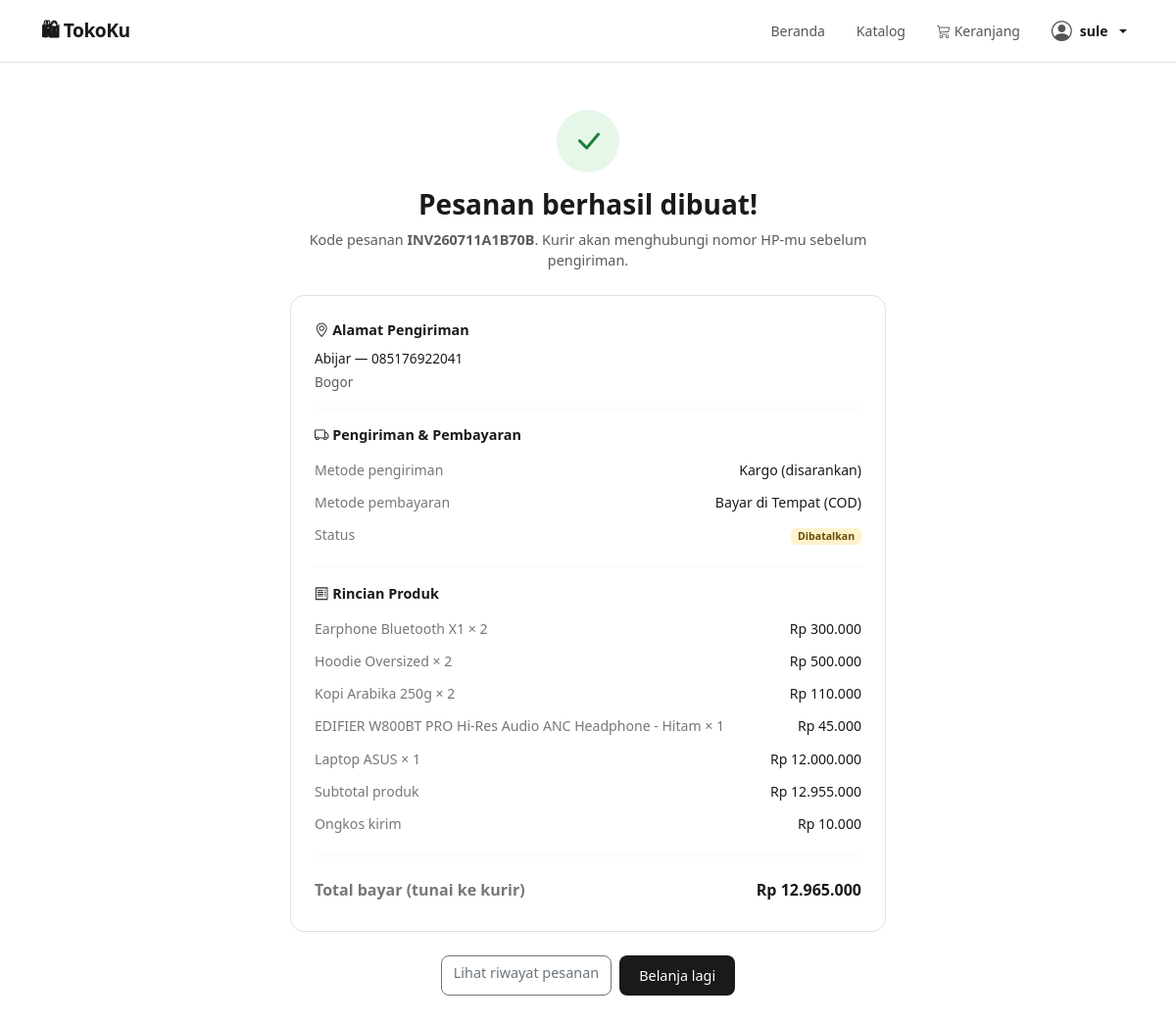
Screenshot of /pesanan_sukses.php?id=6 (signed in) with the database file from the repository.
### tables this page shows
CREATE TABLE `orders` (
  `id_order` int(11) NOT NULL,
  `id_user` int(11) NOT NULL,
  `kode_pesanan` varchar(20) NOT NULL,
  `nama_penerima` varchar(150) NOT NULL,
  `no_hp` varchar(25) NOT NULL,
  `alamat_pengiriman` text NOT NULL,
  `metode_pengiriman` varchar(30) NOT NULL,
  `label_pengiriman` varchar(100) NOT NULL,
  `ongkir` decimal(12,2) NOT NULL DEFAULT 0.00,
  `metode_pembayaran` varchar(20) NOT NULL DEFAULT 'COD',
  `catatan` text DEFAULT NULL,
  `subtotal_produk` decimal(12,2) NOT NULL DEFAULT 0.00,
  `total_bayar` decimal(12,2) NOT NULL DEFAULT 0.00,
  `status` varchar(30) NOT NULL DEFAULT 'Menunggu Konfirmasi',
  `created_at` datetime DEFAULT current_timestamp()
);

CREATE TABLE `order_items` (
  `id_item` int(11) NOT NULL,
  `id_order` int(11) NOT NULL,
  `id_produk` int(11) NOT NULL,
  `nama_produk` varchar(200) NOT NULL,
  `harga_satuan` decimal(12,2) NOT NULL,
  `qty` int(11) NOT NULL,
  `subtotal` decimal(12,2) NOT NULL
);

### includes/functions.php (called while the page is built, shortened)
<?php
function formatRupiah($angka) {
    return 'Rp ' . number_format($angka, 0, ',', '.');
}

### pesanan_sukses.php (the view, shortened to what this page needs)
<?php
require_once 'includes/db.php';
require_once 'includes/functions.php';
$orderId = (int)($_GET['id'] ?? 0);
$stmt = $pdo->prepare("SELECT * FROM orders WHERE id_order = ? AND id_user = ?");
$stmt->execute([$orderId, $_SESSION['user_id']]);
$order = $stmt->fetch();
$stmtItems = $pdo->prepare("SELECT * FROM order_items WHERE id_order = ?");
$stmtItems->execute([$orderId]);
$orderItems = $stmtItems->fetchAll();
?>
<!DOCTYPE html>
<html lang="id">
<head>
    <link href="https://cdn.jsdelivr.net/npm/bootstrap@5.3.0/dist/css/bootstrap.min.css" rel="stylesheet">
    <link href="https://cdn.jsdelivr.net/npm/bootstrap-icons@1.11.0/font/bootstrap-icons.css" rel="stylesheet">
</head>
<body>
<?php $base = ''; $activeNav = ''; include 'includes/navbar.php'; ?>
<div class="wrap text-center">
    <div class="check-badge"><i class="bi bi-check-lg"></i></div>
    <h3 class="fw-bold">Pesanan berhasil dibuat!</h3>
    <p class="text-muted" style="font-size:.9rem">
        Kode pesanan <strong><?= htmlspecialchars($order['kode_pesanan']) ?></strong>.
        Kurir akan menghubungi nomor HP-mu sebelum pengiriman.
    </p>
    <div class="card-order text-start">
        <div class="fw-bold mb-2" style="font-size:.9rem"><i class="bi bi-geo-alt"></i> Alamat Pengiriman</div>
        <div style="font-size:.85rem" class="mb-1"><?= htmlspecialchars($order['nama_penerima']) ?> — <?= htmlspecialchars($order['no_hp']) ?></div>
        <div style="font-size:.85rem" class="text-muted"><?= nl2br(htmlspecialchars($order['alamat_pengiriman'])) ?></div>
        <hr>
        <div class="fw-bold mb-2" style="font-size:.9rem"><i class="bi bi-truck"></i> Pengiriman & Pembayaran</div>
        <div class="row-line"><span>Metode pengiriman</span><span><?= htmlspecialchars($order['label_pengiriman']) ?></span></div>
        <div class="row-line"><span>Metode pembayaran</span><span>Bayar di Tempat (COD)</span></div>
        <div class="row-line"><span>Status</span><span><span class="badge bg-warning-subtle text-warning-emphasis"><?= htmlspecialchars($order['status']) ?></span></span></div>
        <hr>
        <div class="fw-bold mb-2" style="font-size:.9rem"><i class="bi bi-receipt"></i> Rincian Produk</div>
        <?php foreach ($orderItems as $it): ?>
            <div class="row-line"><span><?= htmlspecialchars($it['nama_produk']) ?> × <?= $it['qty'] ?></span><span><?= formatRupiah($it['subtotal']) ?></span></div>
        <?php endforeach; ?>
        <div class="row-line"><span>Subtotal produk</span><span><?= formatRupiah($order['subtotal_produk']) ?></span></div>
        <div class="row-line"><span>Ongkos kirim</span><span><?= formatRupiah($order['ongkir']) ?></span></div>
        <hr>
        <div class="row-line" style="font-size:1rem;font-weight:800"><span>Total bayar (tunai ke kurir)</span><span><?= formatRupiah($order['total_bayar']) ?></span></div>
    </div>
    <div class="d-flex gap-2 justify-content-center mt-4">
        <a href="user/riwayat_pesanan.php" class="btn btn-outline-secondary" style="border-radius:8px;font-size:.9rem">Lihat riwayat pesanan</a>
        <a href="katalog.php" class="btn btn-dark-custom">Belanja lagi</a>
    </div>
</div>
</body>
</html>

### pesanan_sukses.php (style rules this page uses)
:root { --primary: #1a1a1a; --soft: #f5f5f0; --border: #e0e0da; }
body { font-family: 'Segoe UI', sans-serif; background: #fff; color: var(--primary); }
.wrap { max-width: 640px; margin: 0 auto; padding: 3rem 1rem; }
.check-badge { width: 64px; height: 64px; border-radius: 50%; background: #e6f7ea; color: #1e7e34; display: flex; align-items: center; justify-content: center; font-size: 2rem; margin: 0 auto 1rem; }
.card-order { border: 1px solid var(--border); border-radius: 14px; padding: 1.5rem; margin-top: 1.5rem; }
.row-line { display: flex; justify-content: space-between; font-size: .88rem; padding: 6px 0; }
.row-line span:first-child { color: #777; }
hr { border-color: var(--border); }
.btn-dark-custom { background: var(--primary); color: #fff; border: none; border-radius: 8px; padding: 10px 20px; font-size: .9rem; }

### rows the page displays
orders: kode_pesanan "INV260711A1B70B", nama_penerima "Abijar", no_hp "085176922041", alamat_pengiriman "Bogor", label_pengiriman "Kargo (disarankan)", status "Dibatalkan", subtotal_produk "Rp 12.955.000", ongkir "Rp 10.000", total_bayar "Rp 12.965.000"
order_items: nama_produk "Earphone Bluetooth X1", qty "2", subtotal "Rp 300.000"
order_items: nama_produk "Hoodie Oversized", qty "2", subtotal "Rp 500.000"
order_items: nama_produk "Kopi Arabika 250g", qty "2", subtotal "Rp 110.000"
order_items: nama_produk "EDIFIER W800BT PRO Hi-Res Audio ANC Headphone - Hitam", qty "1", subtotal "Rp 45.000"
order_items: nama_produk "Laptop ASUS", qty "1", subtotal "Rp 12.000.000"

### other values shown
$namaUser "sule"
